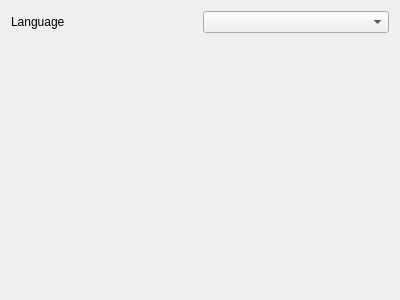
<?xml version="1.0" encoding="UTF-8"?>
<ui version="4.0">
 <class>FormOptions</class>
 <widget class="QWidget" name="FormOptions">
  <property name="geometry">
   <rect>
    <x>0</x>
    <y>0</y>
    <width>400</width>
    <height>300</height>
   </rect>
  </property>
  <property name="windowTitle">
   <string>Form</string>
  </property>
  <layout class="QVBoxLayout" name="verticalLayout">
   <item>
    <layout class="QHBoxLayout" name="horizontalLayout">
     <item>
      <widget class="QLabel" name="label">
       <property name="text">
        <string>Language</string>
       </property>
      </widget>
     </item>
     <item>
      <widget class="QComboBox" name="boxLanguage"/>
     </item>
    </layout>
   </item>
   <item>
    <spacer name="verticalSpacer">
     <property name="orientation">
      <enum>Qt::Vertical</enum>
     </property>
     <property name="sizeHint" stdset="0">
      <size>
       <width>20</width>
       <height>40</height>
      </size>
     </property>
    </spacer>
   </item>
  </layout>
 </widget>
 <resources/>
 <connections/>
</ui>
